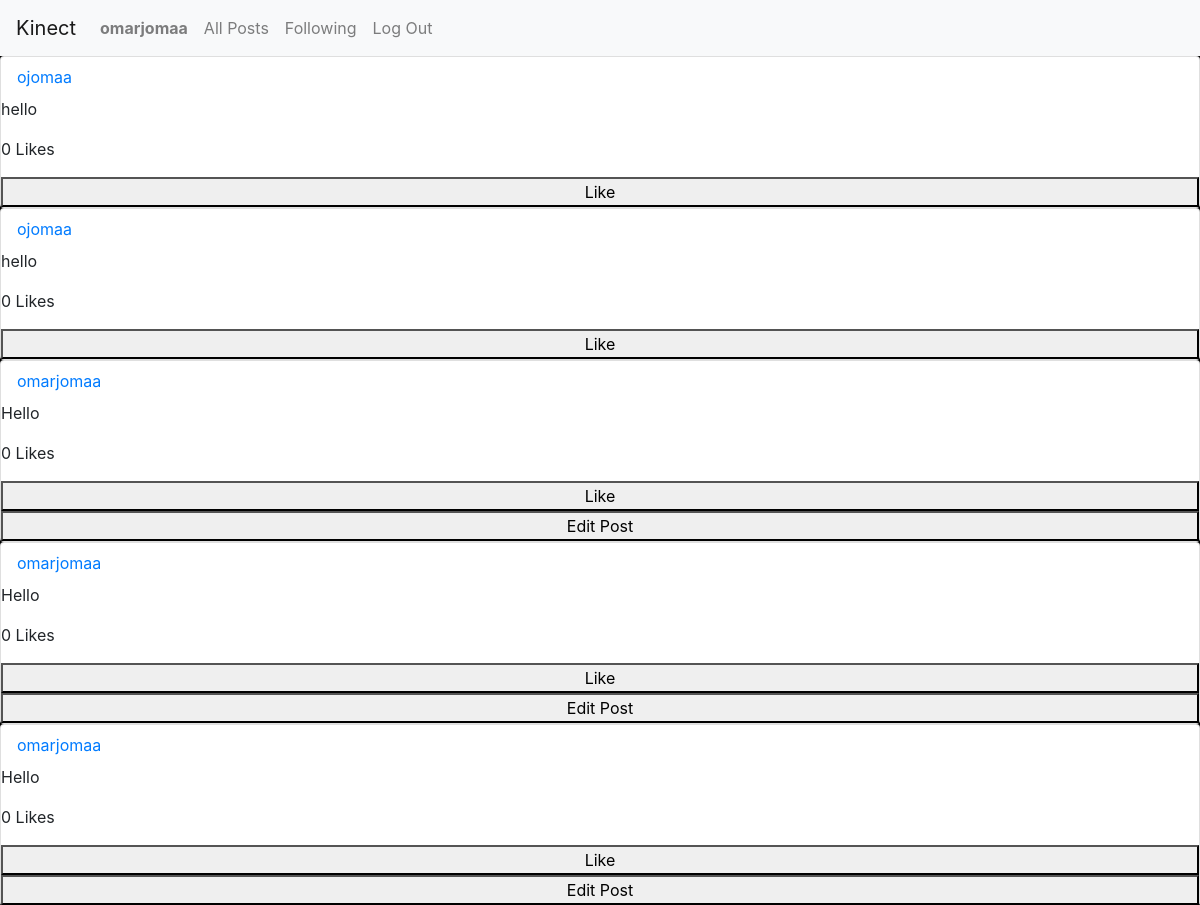
/following (signed in, upper part), run on an earlier commit of the app's database.
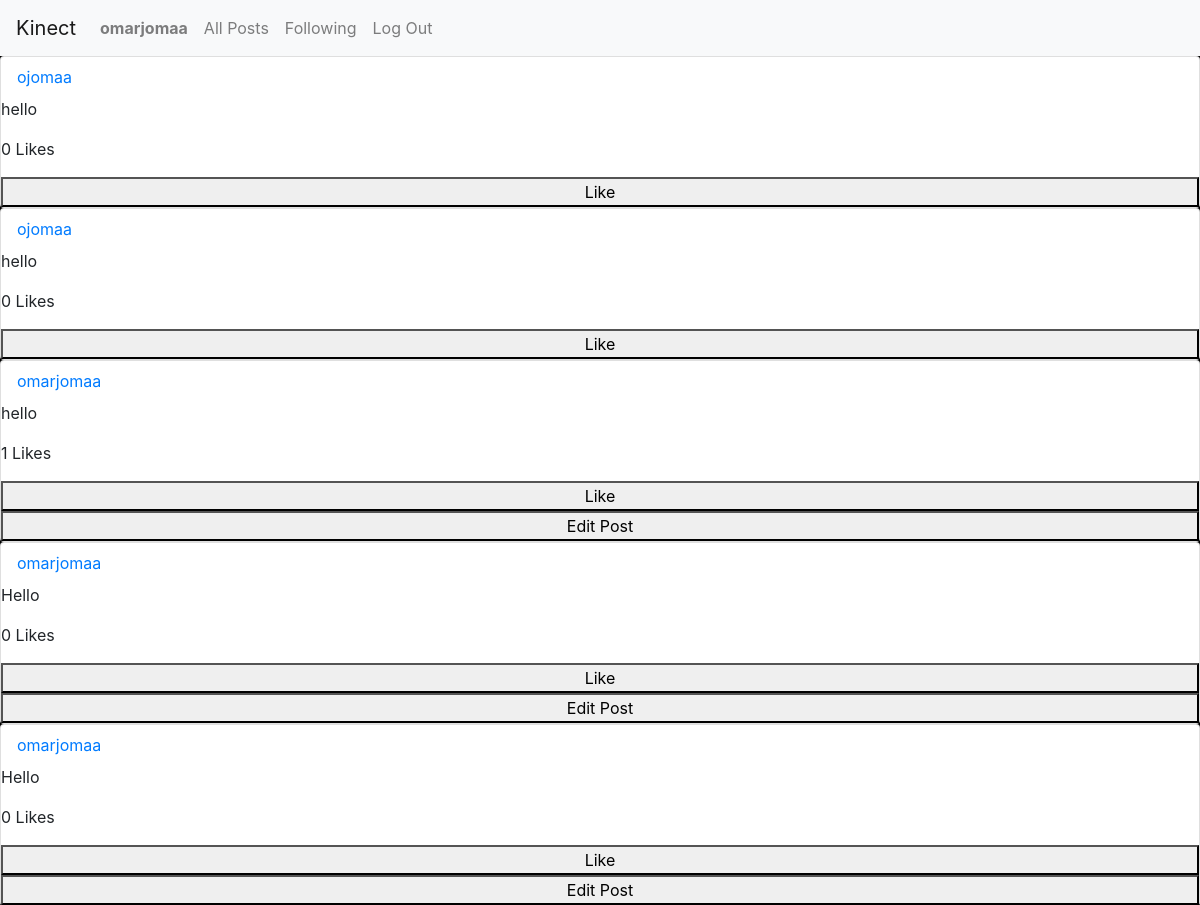
And on a later commit of the database.
### kinect/models.py (models this page shows, shortened)
class NewPost(models.Model):
    user = models.ForeignKey("User", on_delete=models.CASCADE, related_name="user")
    body = models.TextField(blank=True)
    Timestamp= models.DateTimeField(auto_now_add=True)
    like = models.ManyToManyField('User',symmetrical=False, related_name="like_post")

class User(AbstractUser):
    following= models.ManyToManyField('self',symmetrical=False, related_name="user_following")
    follower= models.ManyToManyField('self',symmetrical=False, related_name="user_followers")
    def __str__(self):
        return f"{self.username}"

### kinect/views.py (the view)
# urls.py: path("following", views.following, name="following"),
def following(request):
    user= request.user
    if user.is_authenticated:
        posts = NewPost.objects.filter(user__in=user.following.all())
        paginator=Paginator(posts,10)
        page_number = request.GET.get('page')
        page_obj = paginator.get_page(page_number)
        return render(request, "network/following.html", {
            "page_obj":page_obj
        })

### kinect/templates/network/following.html (shortened to what this page needs)
{% extends "network/layout.html" %}
{% load static %}
{% block body %}
    <div id="all-posts">
        <div id="posts">
            {% for p in page_obj %}
               <div class="card">
                <a id="user" class="nav-link" href="{% url 'profile' p.user %}"> {{p.user}} </a>
                <p class="card-text"> {{p.body}} </p>
                <p class="likes">{{p.like.count}} Likes</p>
                {% if request.user in p.like.all %}
                    <button class="like-toggle">Unlike</button>
                {% else %}
                    <button class="like-toggle">Like</button>
                {% endif %}
                {% if request.user == p.user %}
                    <button class="edit" type="button"> Edit Post </button>
                {% endif %}
               </div>
            {% endfor %}
        </div>
    </div>
{% endblock %}
{% block script %}
    <link rel="stylesheet" href="{% static 'network/styles.css' %}">
{% endblock %}

What changed in the data, as far as the page shows it:
changed NewPost (number 3 of 5 on the later page): body "Hello" → "hello"; like.count "0" → "1"
